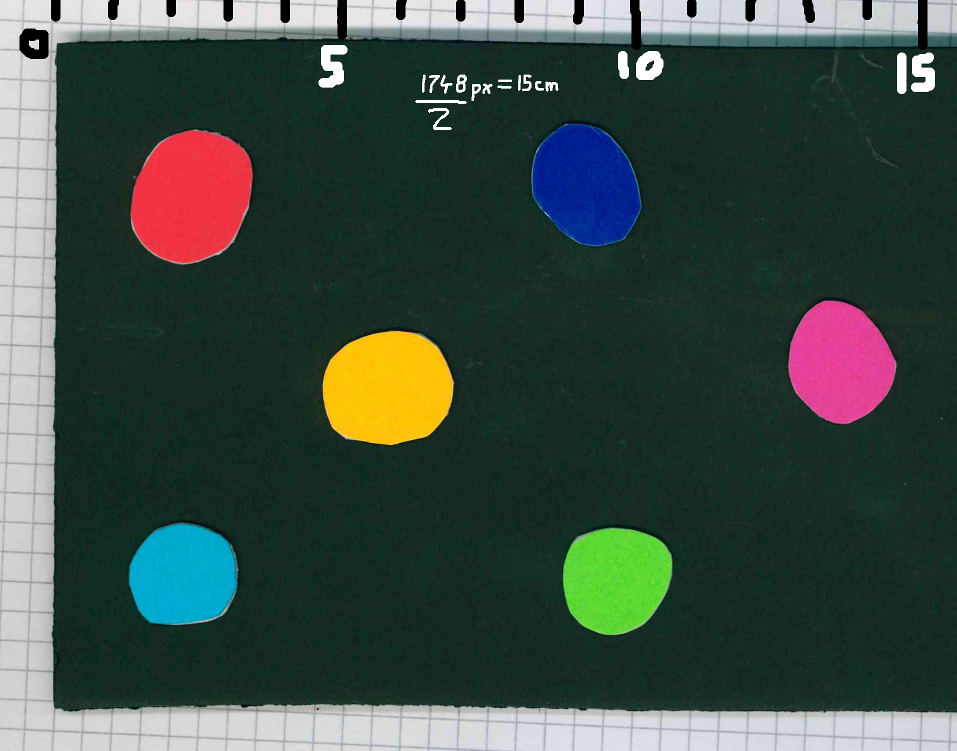
%> input picture exercise2/ar/TargetA.png, 957 x 751 px
$ octave ex02_2_augmented_reality.m   (GNU Octave 9; MATLAB toolbox functions it lacks are replaced by stand-ins)
%> lines starting %> are read from the running program, lines starting %| are printed output that depends on the picture; in (x1, y1, x2, y2) boxes, pixels count from 0 and x2, y2 are one past the last pixel; in counts of white or black regions, pixels touching at a corner belong together; the program's own positions count from 1
### exercise2/ar_detect_colored_markers.m
% Detect colored blobs in an image.
% I is a color image.
% returns
%    center_of_mass: matrix containing the x,y positions of all marker centers
%    color_hue: vector containing the hue of the mean rgb color
%    mask: boolean image indicating pixels that belong to markers (input for connected components)
function [center_of_mass, color_hue, mask]=ar_detect_colored_markers(I)

	%%% (optional: filters like median ... )
	% ...

	%%% Compute value, chromacity and saturation
	%%% (alternatively use build-in hsv(...) function)
	color_value=max(I,[],3);
	color_chromacity=max(I,[],3)-min(I,[],3);
    color_saturation=color_chromacity./color_value;


	%%% Score is simply saturation with pixels under thresh_value intensity excluded
	mask=ones(size(color_value));
%   mask = color_value;
    mask(color_value<0.25)=0;
%> mask: size 751x957 double; values 0 (black) and 1 (white), 25.5% white; 100 white regions (67 under 20 px), largest, box (x1, y1, x2, y2) and area: (0, 0, 957, 751) 90049, (130, 129, 253, 265) 13020, (322, 331, 455, 445) 12200
    mask(color_saturation<0.5)=0;
%> mask: size 751x957 double; values 0 (black) and 1 (white), 8.7% white; 58 white regions (49 under 20 px), largest, box (x1, y1, x2, y2) and area: (130, 130, 253, 263) 12367, (322, 331, 454, 445) 12036, (531, 124, 642, 247) 10233
    figure;imagesc(mask);title('mask');
	%%% (optional: morphological opening ... )
	mask = bwareaopen(mask,50);
%> mask: size 751x957 logical; 8.7% white; 6 white regions, box (x1, y1, x2, y2) and area: (130, 130, 253, 263) 12367, (322, 331, 454, 445) 12036, (531, 124, 642, 247) 10233, (789, 300, 895, 423) 9672, (562, 528, 673, 635) 9119, (128, 523, 238, 625) 8961

	% Find connected components
	[ny,nx]=size(mask);
%> ny = 751; nx = 957
	[label_image,n]=bwlabel(mask);
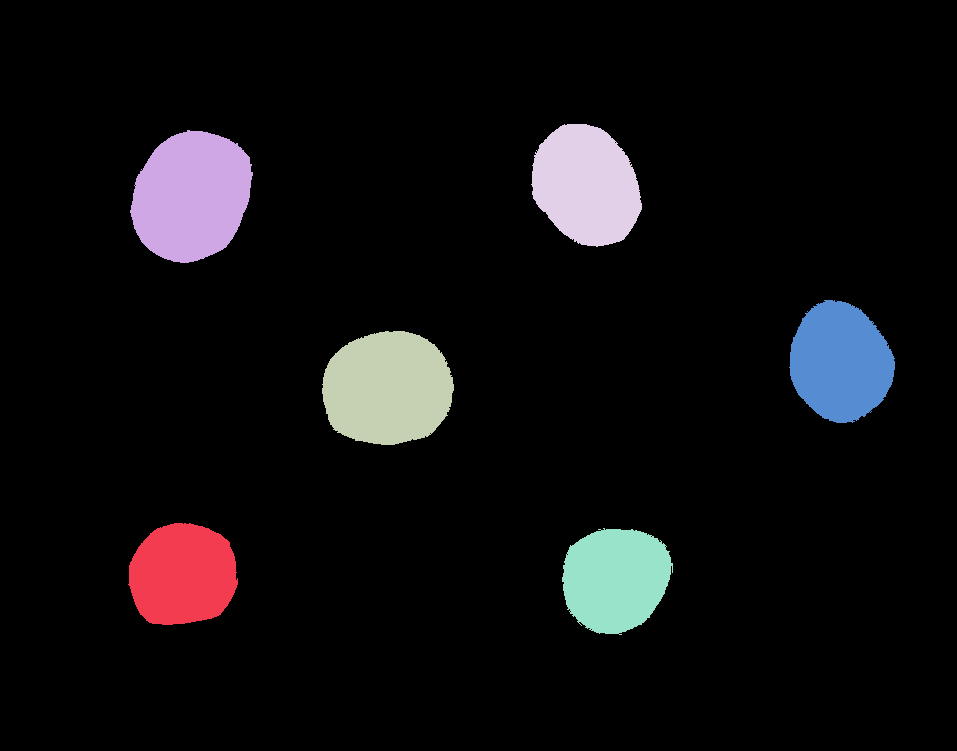
%> label_image: size 751x957 double; 7 distinct labels, from 0 to 6; one colour per label, 0 black
%> n = 6

    center_of_mass = zeros(n+1,2);
    color_hue = zeros(n+1,3);
	%%% Analyze components
	% ...
    for i = 0:n
    %   in test image, target component is 1 and other all is 0
        test = zeros(size(color_value));
        test(label_image==i)=1;
    %   calculate center of mass
        [Xc,Yc]=meshgrid(1:size(test,2),1:size(test,1));
        Xc = Xc.*test;
        Yc = Yc.*test;
        Xm = round(sum(Xc(:)) / sum(test(:)));
        Ym = round(sum(Yc(:)) / sum(test(:)));
        if(color_saturation(Ym,Xm)>0.6)
            if Xm<size(test,2)
                center_of_mass(i+1,1) = Xm;
            else
                center_of_mass(i+1,1) = size(test,2);
            end

            if Ym<size(test,1)
                center_of_mass(i+1,2) = Ym;
            else
                center_of_mass(i+1,2) = size(test,1);
            end

            color_hue(i+1,:)=rgb2hsv(I(center_of_mass(i+1,2),center_of_mass(i+1,1),:));
        end
    end
%> this loop made 7 passes
%> (Xm, Ym) on passes 1 to 7: (481, 377), (183, 575), (192, 197), (388, 389), (587, 186), (616, 580), (841, 363)
%> test: size 751x957 double; values 0 (black) and 1 (white), 1.3% white; 1 white region, box (x1, y1, x2, y2) and area: (789, 300, 895, 423) 9672
%> after the loop, center_of_mass = [0 0; 183 575; 192 197; 388 389; 587 186; 616 580; 841 363]; color_hue = [0 0 0; 0.53 1 0.792; 0.985 0.798 0.949; 0.126 0.984 0.996; 0.634 0.98 0.584; 0.296 0.748 0.839; 0.907 0.701 0.906]
    % reshape and delete 0 elements
    sizeC = size(center_of_mass);
%> sizeC = [7 2]
    NumZeroRows = sum(sum(center_of_mass==0))/2;
%> NumZeroRows = 1
    center_of_mass(center_of_mass==0)=[];
    center_of_mass = reshape(center_of_mass,sizeC(1)-NumZeroRows,sizeC(2));
%> center_of_mass = [183 575; 192 197; 388 389; 587 186; 616 580; 841 363]

    color_hue(color_hue==0)=[];
    color_hue = reshape(color_hue,sizeC(1)-NumZeroRows,sizeC(2)+1);
%> color_hue = [0.53 1 0.792; 0.985 0.798 0.949; 0.126 0.984 0.996; 0.634 0.98 0.584; 0.296 0.748 0.839; 0.907 0.701 0.906]


end % function

### exercise2/dlt_homography.m
% Algebraic estimate of a 2D homography
% x,x_prime source and target points, related approximately by x_prime=H*x
% assumes size(x)==[3,n], size(x)==size(x_prime)
function H = dlt_homography(x, x_prime)
	n=size(x,2);

	% TODO ...
    % generate M matrix, size(M)=[2n,9]
    M = zeros(2*n,9);
    for i =1:n
        M(2*i-1,4)=x_prime(3,i)*x(1,i);
        M(2*i-1,5)=x_prime(3,i)*x(2,i);
        M(2*i-1,6)=x_prime(3,i)*x(3,i);
        M(2*i-1,7)=-x_prime(2,i)*x(1,i);
        M(2*i-1,8)=-x_prime(2,i)*x(2,i);
        M(2*i-1,9)=-x_prime(2,i)*x(3,i);
        M(2*i,1)=-x_prime(3,i)*x(1,i);
        M(2*i,2)=-x_prime(3,i)*x(2,i);
        M(2*i,3)=-x_prime(3,i)*x(3,i);
        M(2*i,7)=x_prime(1,i)*x(1,i);
        M(2*i,8)=x_prime(1,i)*x(2,i);
        M(2*i,9)=x_prime(1,i)*x(3,i);
    end

    % calculate null space of M, use SVD and last col of V as null space
    [U,S,V]=svd(M);
    h=V(:,size(V,2));   % extract last coloum

    % sort to get H
    H=[h(1) h(2) h(3);h(4) h(5) h(6);h(7) h(8) h(9)];


end % function

### exercise2/ex02_2_augmented_reality.m
clc
clear all
close all

% Load calibration image
C=double(imread('./ar/TargetA.png'))/255;
% Pixel size of calibration image
calibImagePixelsPerMM=0.5*11.6533333333;
% calibImagePixelsPerMM=1;

% Intrinsic Parameters
K=[625.68234         0 316.52402
           0 623.28764 240.81022
           0         0         1]

%%%%%%%%%%%%%%%%%%%%%%%%%%%%%%%%%%%%%%%%%%%%%%%%%%
% Calibration step
[calib_pos, calib_hue, calib_mask]=ar_detect_colored_markers(C); % use calibration image to get
%> calib_pos has the same summary as center_of_mass in ar_detect_colored_markers; calib_hue has the same summary as color_hue in ar_detect_colored_markers

% need to be automatical
% calib_hue_real =calib_hue([3,4,6,20,24]+1,:);
% calib_pos_real =calib_pos([3,4,6,20,24]+1,:);

calib_hue_real =calib_hue;
%> calib_hue_real has the same summary as color_hue in ar_detect_colored_markers
calib_pos_real =calib_pos;
%> calib_pos_real has the same summary as center_of_mass in ar_detect_colored_markers

calib_rgb = hsv2rgb(calib_hue_real);
%> calib_rgb = [0 0.651 0.792; 0.949 0.192 0.259; 0.996 0.757 0.0157; 0.0118 0.125 0.584; 0.353 0.839 0.212; 0.906 0.271 0.624]

figure('name','Calibration: Color Mask','numbertitle','off');
imshow(calib_mask);
%%% TODO visualize center of mass and mean color of detected markers
hold on
for i = 1:length(calib_pos_real)
%     plot(calib_pos(i,1),calib_pos(i,2),'o');
    plot(calib_pos_real(i,1),calib_pos_real(i,2),'o','MarkerEdgeColor','none','MarkerFaceColor',calib_rgb(i,:));
end
hold off


% Move origin to center of points and scale to millimeters
calib_pos_real=(calib_pos_real-ones(size(calib_pos_real,1),1)*mean(calib_pos_real))/calibImagePixelsPerMM

%%%%%%%%%%%%%%%%%%%%%%%%%%%%%%%%%%%%%%%%%%%%%%%%%%
% Tracking by detection

% I=double(imread('.\ar\cam1004.png'))/255;
% I=double(imread('./ar/cam1000.png'))/255;
I=double(imread('./ar/cam1001.png'))/255;
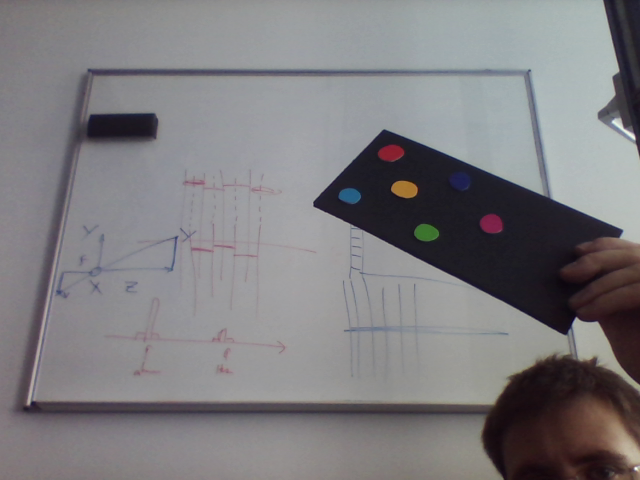
%> input picture exercise2/ar/cam1001.png, 640 x 480 px
% I=double(imread('./ar/cam1002.png'))/255;
% I=double(imread('./ar/cam1003.png'))/255;
% I=double(imread('./ar/cam1004.png'))/255;

[pos,hue,mask]=ar_detect_colored_markers(I); % TODO
%> in ar_detect_colored_markers (call 2), `mask(color_value<0.25)=0;`: mask: size 480x640 double; values 0 (black) and 1 (white), 85% white; 19 black regions (13 under 20 px), largest, box (x1, y1, x2, y2) and area: (314, 130, 640, 384) 29470, (466, 358, 640, 480) 11406, (604, 0, 640, 153) 2931, (82, 114, 156, 141) 1651, (305, 410, 465, 414) 284, (22, 402, 94, 413) 264
%> in ar_detect_colored_markers (call 2), `mask(color_saturation<0.5)=0;`: mask: size 480x640 double; values 0 (black) and 1 (white), 0.65% white; 80 white regions (73 under 20 px), largest, box (x1, y1, x2, y2) and area: (480, 214, 504, 233) 356, (392, 180, 418, 198) 355, (378, 144, 405, 161) 334
%> in ar_detect_colored_markers (call 2), `mask = bwareaopen(mask,50);`: mask: size 480x640 logical; 0.59% white; 6 white regions, box (x1, y1, x2, y2) and area: (480, 214, 504, 233) 356, (392, 180, 418, 198) 355, (378, 144, 405, 161) 334, (416, 224, 438, 240) 267, (340, 188, 361, 203) 248, (450, 173, 470, 189) 243
%> in ar_detect_colored_markers (call 2), `[label_image,n]=bwlabel(mask);`: label_image: size 480x640 double; 7 distinct labels, from 0 to 6
%> the loop in ar_detect_colored_markers (call 2), `for i = 0:n` made 7 passes
%> (Xm, Ym) on passes 1 to 7: (320, 241), (351, 196), (392, 153), (406, 190), (427, 233), (461, 181), (492, 224)
%> pass 1, in ar_detect_colored_markers (call 2), `Yc = Yc.*test;`:
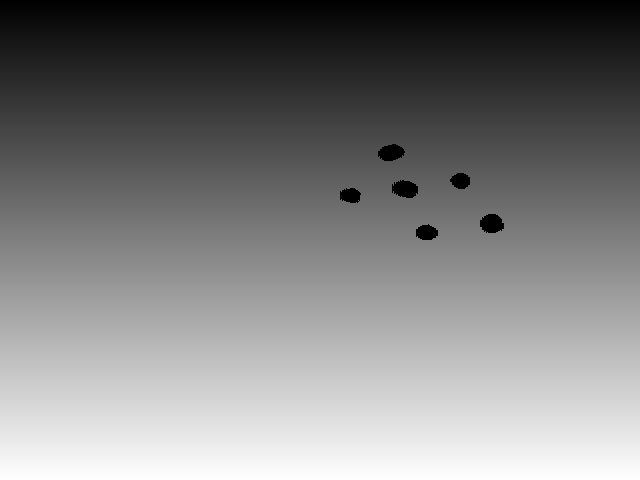
%> Yc: size 480x640 double; min 0, max 480, mean 239.3; drawn with min black and max white
%> after the loop in ar_detect_colored_markers (call 2), `for i = 0:n`:
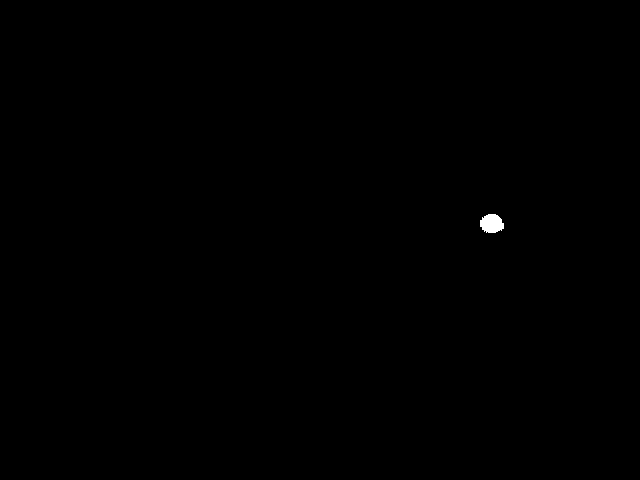
%> test: size 480x640 double; values 0 (black) and 1 (white), 0.12% white; 1 white region, box (x1, y1, x2, y2) and area: (480, 214, 504, 233) 356
%> after the loop in ar_detect_colored_markers (call 2), `for i = 0:n`: center_of_mass = [0 0; 351 196; 392 153; 406 190; 427 233; 461 181; 492 224]; color_hue = [0 0 0; 0.569 0.722 0.522; 0.979 0.765 0.533; 0.0971 0.701 0.643; 0.298 0.614 0.447; 0.663 0.608 0.31; 0.931 0.732 0.482]
%> in ar_detect_colored_markers (call 2), `center_of_mass = reshape(center_of_mass,sizeC(1)-NumZeroRows,sizeC(2));`: center_of_mass = [351 196; 392 153; 406 190; 427 233; 461 181; 492 224]
%> in ar_detect_colored_markers (call 2), `color_hue = reshape(color_hue,sizeC(1)-NumZeroRows,sizeC(2)+1);`: color_hue = [0.569 0.722 0.522; 0.979 0.765 0.533; 0.0971 0.701 0.643; 0.298 0.614 0.447; 0.663 0.608 0.31; 0.931 0.732 0.482]
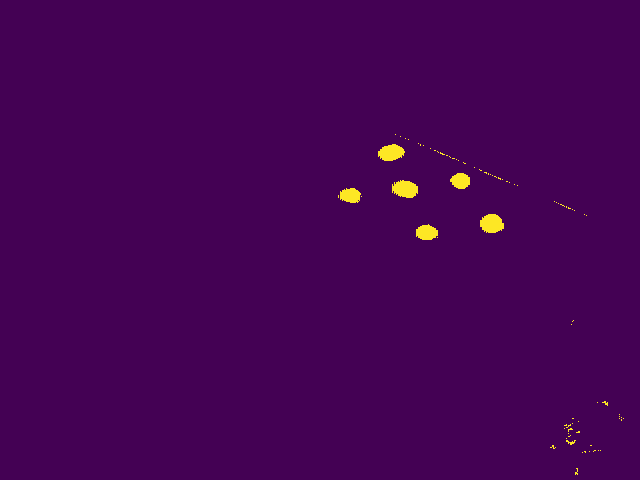
%> displayed picture: size 480x640x3, on the screen's scale of 0 to 255; mean R, G, B 69.2, 2.5, 83.7
%> pos has the same summary as center_of_mass in ar_detect_colored_markers; hue has the same summary as color_hue in ar_detect_colored_markers
% [7 lines of commented-out code are left out]
index = zeros(length(calib_pos_real),1);

%%% TODO Figure out which markers were matched and visualize
for i = 1:length(calib_pos_real)
%    match real photo with calibration hue value
     dist = abs(hue(:,1)-calib_hue_real(i,1));
     [val,index(i)]=min(dist);
end
%> this loop made 6 passes
%> (dist, val) on passes 1 to 6: ([0.0397; 0.449; 0.433; 0.232; 0.133; 0.402], 0.0397), ([0.416; 0.00615; 0.888; 0.688; 0.322; 0.0538], 0.00615), ([0.443; 0.853; 0.0289; 0.172; 0.537; 0.805], 0.0289), ([0.0641; 0.346; 0.536; 0.336; 0.0296; 0.298], 0.0296), ([0.274; 0.683; 0.199; 0.00179; 0.367; 0.636], 0.00179), ([0.338; 0.0718; 0.81; 0.61; 0.244; 0.0241], 0.0241)
%> after the loop, index = [1; 2; 3; 5; 4; 6]
figure('name','Current frame','numbertitle','off');
imshow(mask);
hold on
plot(pos(index,1),pos(index,2),'o');
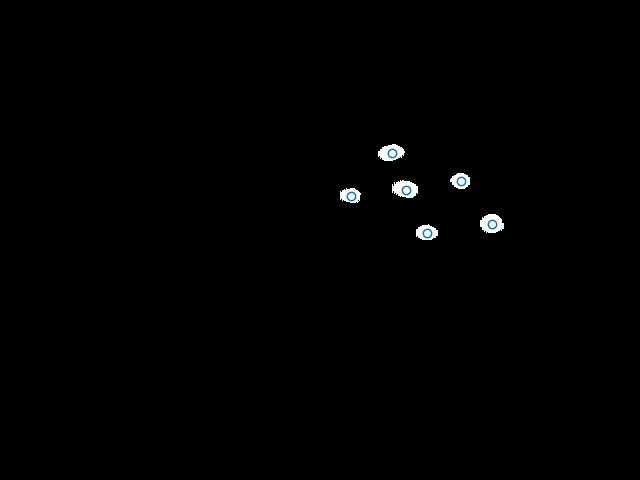
%> figure redrawn from the program's plot data
hold off

%%%%%%%%%%%%%%%%%%%%%%%%%%%%%%%%%%%%%%%%%%%%%%%%%%
% Use calibration to compute projection matrix

%%% TODO Figure out projection matrix from planar homography
% x refers to coordinates in reference plane, x_prime refers to points in
% real-world(setting z-coordinate to be 0, and set zeros to the center?)

x = calib_pos_real;
%> x = [-48.88 33.18; -47.34 -31.69; -13.7 1.26; 20.45 -33.58; 25.43 34.04; 64.04 -3.2]
x = [x';ones(1,size(x,1))];
x_prime = pos(index,:);
%> x_prime = [351 196; 392 153; 406 190; 461 181; 427 233; 492 224]
x_prime = [x_prime';ones(1,size(x_prime,1))];
% x = zeros(2,4);
% x_prime = zeros(2,4);
H = dlt_homography(x,x_prime);
%> in dlt_homography, `[U,S,V]=svd(M);`: V = [-0.00188 4.14e-05 -0.00764 0.422 -0.0123 0.864 0.272 0.0181 0.00158; 2.95e-05 0.00198 -0.000502 -0.0203 0.425 -0.256 0.852 0.166 -0.002; -4.65e-06 -2.87e-06 0.00196 -8.63e-05 0.0018 -0.017 0.0766 -0.414 0.907; -0.000876 -2.84e-05 -0.00387 -0.906 -0.0381 0.405 0.118 0.00669 0.000702; 3.29e-05 0.000929 0.00337 0.0229 -0.904 -0.149 0.392 0.0775 0.0012; -1.98e-06 3.41e-06 0.000918 -5.09e-05 0.000837 0.032 -0.163 0.892 0.421; 1 -0.0172 0.00468 -2.85e-07 -2.51e-05 0.00202 0.00062 3.92e-05 -1.55e-06; -0.0172 -1 -0.0011 2.47e-05 -3.36e-07 -0.000663 0.00205 0.000404 -1.72e-06; 0.00472 0.00102 -1 0.000369 -0.00302 -0.00854 -0.00164 2.08e-05 0.00216]
%> in dlt_homography, `h=V(:,size(V,2));`: h = [0.00158; -0.002; 0.907; 0.000702; 0.0012; 0.421; -1.55e-06; -1.72e-06; 0.00216]
%> in dlt_homography, `H=[h(1) h(2) h(3);h(4) h(5) h(6);h(7) h(8) h(9)];`: H = [0.00158 -0.002 0.907; 0.000702 0.0012 0.421; -1.55e-06 -1.72e-06 0.00216]
if det(H)<0 % ensure det(H) to be positive
    H=-H;
end
est = K\H;
%> est = [3.31e-06 -2.32e-06 0.000359; 1.73e-06 2.59e-06 -0.000158; -1.55e-06 -1.72e-06 0.00216]
r1_prime = est(:,1);
%> r1_prime = [3.31e-06; 1.73e-06; -1.55e-06]
r2_prime = est(:,2);
%> r2_prime = [-2.32e-06; 2.59e-06; -1.72e-06]
t_prime = est(:,3);
%> t_prime = [0.000359; -0.000158; 0.00216]
t = 2*t_prime/(norm(r1_prime)+norm(r2_prime));
%> t = [90.59; -39.83; 544.5]
r3_prime = cross(r2_prime,r1_prime);
%> r3_prime = [-1.06e-12; -9.28e-12; -1.26e-11]
[u,s,v]=svd([r1_prime r2_prime r3_prime]);
%> u = [-0.96 0.272 0.0675; -0.181 -0.785 0.592; 0.214 0.556 0.803]; s = [4.07e-06 0 0; 0 3.85e-06 0; 0 0 1.57e-11]; v = [-0.94 -0.342 0; 0.342 -0.94 -1.49e-21; -5.11e-22 1.4e-21 -1]
R = u*v';
%> R = [0.809 -0.584 -0.0675; 0.439 0.676 -0.592; -0.392 -0.45 -0.803]
K_prime = [K zeros(3,1)];
Rt = [R t;zeros(1,3) 1];
P = K_prime*Rt;
%> P = [382.1 -507.8 -296.3 229035.7; 179.1 312.9 -562.6 106303.9; -0.392 -0.45 -0.803 544.5]
%%%%%%%%%%%%%%%%%%%%%%%%%%%%%%%%%%%%%%%%%%%%%%%%%%
% Draw in coordinates of target (3D millimeters)

%%% TODO Project and draw [0 0 0 1]'  [100 0 0 1]' [0 100 0 1]' and [0 0 100 1]'
orig = [0 0 0 1]';
x_dir = [100 0 0 1]';
y_dir = [0 100 0 1]';
z_dir = [0 0 100 1]';
orig_prime = P*orig;
%> orig_prime = [229035.7; 106303.9; 544.5]
x_dir_prime = P*x_dir;
%> x_dir_prime = [267246.3; 124213.4; 505.4]
y_dir_prime = P*y_dir;
%> y_dir_prime = [178256.6; 137598.3; 499.6]
z_dir_prime = P*z_dir;
%> z_dir_prime = [199403.2; 50048.4; 464.3]
figure;
imshow(I);
hold on
plot([orig_prime(1)/orig_prime(3) x_dir_prime(1)/x_dir_prime(3)],[orig_prime(2)/orig_prime(3) x_dir_prime(2)/x_dir_prime(3)],'r');
plot([orig_prime(1)/orig_prime(3) y_dir_prime(1)/y_dir_prime(3)],[orig_prime(2)/orig_prime(3) y_dir_prime(2)/y_dir_prime(3)],'g');
plot([orig_prime(1)/orig_prime(3) z_dir_prime(1)/z_dir_prime(3)],[orig_prime(2)/orig_prime(3) z_dir_prime(2)/z_dir_prime(3)],'b');
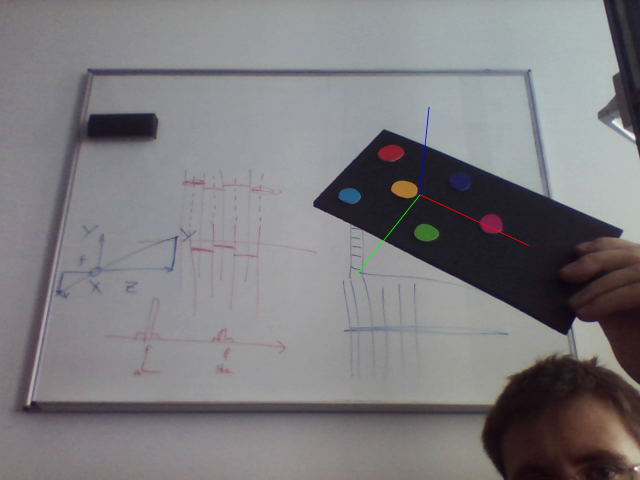
%> figure redrawn from the program's plot data
% hold off
%%%%%%%%%%%%%%%%%%%%%%%%%%%%%%%%%%%%%%%%%%%%%%%%%%
% [17 lines of commented-out code are left out]
hold off
